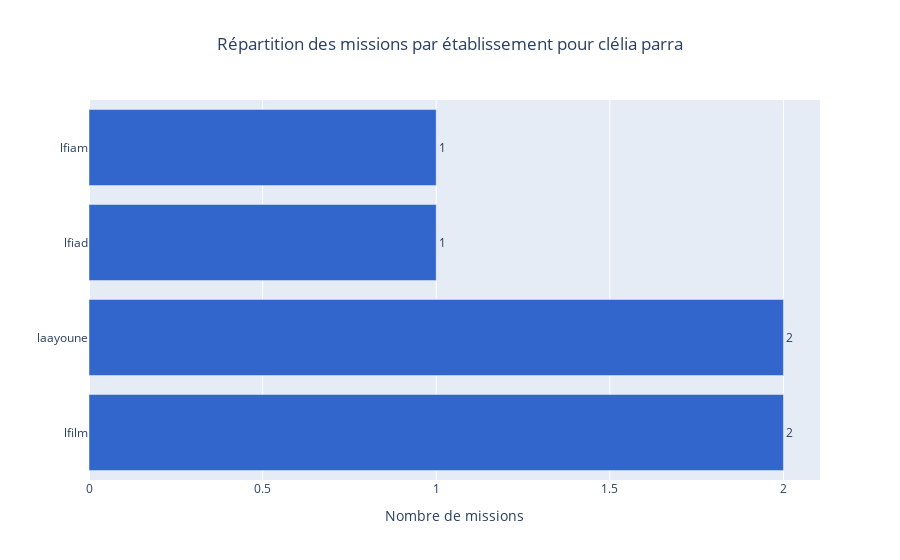

Here is the notebook cell this chart was saved with:
### Code cell
def repartition_par_etablissement_cp(df, nom_cp):
    """
    Affiche un bar chart de la répartition des missions par établissement pour un CP donné.

    Args:
        df (pd.DataFrame): Le DataFrame contenant les données des missions.
        nom_cp (str): Le nom du CP.

    Returns:
        None: Affiche directement le graphique avec Plotly.
    """
    df_cp = df[df['Nom'] == nom_cp]
    missions_par_etablissement = df_cp['Lieu'].value_counts().reset_index()
    missions_par_etablissement.columns = ['Établissement', 'Nombre de missions']

    fig = px.bar(
        missions_par_etablissement,
        x='Nombre de missions',
        y='Établissement',
        title=f"Répartition des missions par établissement pour {nom_cp}",
        text='Nombre de missions',
        orientation='h',
        color_discrete_sequence=px.colors.qualitative.G10
    )
    fig.update_traces(textposition='outside')
    fig.update_layout(
        title=dict(x=0.5),
        xaxis_title="Nombre de missions",
        yaxis_title="")
    fig.show()

repartition_par_etablissement_cp(df_avis_de_mission, "clélia parra")

### Figure 1 — Plotly figure (JSON) as saved in the notebook; plotly's stock layout.template omitted (floating-point values rounded to 4 significant figures)
{"data": [{"alignmentgroup": "True", "hovertemplate": "Nombre de missions=%{text}<br>Établissement=%{y}<extra></extra>", "legendgroup": "", "marker": {"color": "#3366CC", "pattern": {"shape": ""}}, "name": "", "offsetgroup": "", "orientation": "h", "showlegend": false, "text": [2, 2, 1, 1], "textposition": "outside", "type": "bar", "x": [2, 2, 1, 1], "xaxis": "x", "y": ["lfilm", "laayoune", "lfiad", "lfiam"], "yaxis": "y"}], "layout": {"barmode": "relative", "legend": {"tracegroupgap": 0}, "title": {"text": "Répartition des missions par établissement pour clélia parra", "x": 0.5}, "xaxis": {"anchor": "y", "domain": [0, 1], "title": {"text": "Nombre de missions"}}, "yaxis": {"anchor": "x", "domain": [0, 1], "title": {"text": ""}}}}
